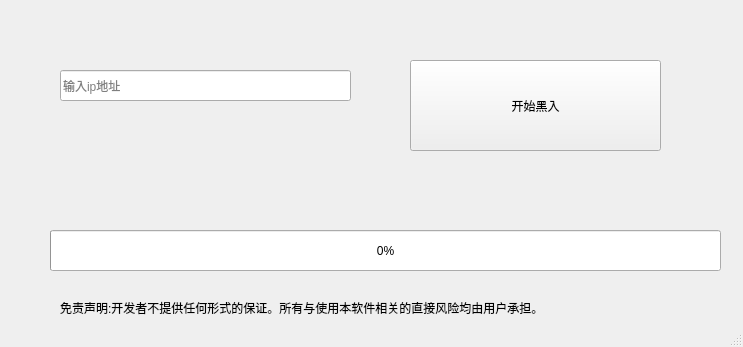
<?xml version="1.0" encoding="UTF-8"?>
<ui version="4.0">
 <class>MainWindow</class>
 <widget class="QMainWindow" name="MainWindow">
  <property name="geometry">
   <rect>
    <x>0</x>
    <y>0</y>
    <width>743</width>
    <height>347</height>
   </rect>
  </property>
  <property name="windowTitle">
   <string>MainWindow</string>
  </property>
  <widget class="QWidget" name="centralwidget">
   <widget class="QProgressBar" name="progressBar">
    <property name="geometry">
     <rect>
      <x>50</x>
      <y>230</y>
      <width>671</width>
      <height>41</height>
     </rect>
    </property>
    <property name="value">
     <number>0</number>
    </property>
   </widget>
   <widget class="QLabel" name="label">
    <property name="geometry">
     <rect>
      <x>60</x>
      <y>120</y>
      <width>311</width>
      <height>81</height>
     </rect>
    </property>
    <property name="text">
     <string/>
    </property>
   </widget>
   <widget class="QPushButton" name="pushButton">
    <property name="geometry">
     <rect>
      <x>410</x>
      <y>60</y>
      <width>251</width>
      <height>91</height>
     </rect>
    </property>
    <property name="text">
     <string>开始黑入</string>
    </property>
   </widget>
   <widget class="QLineEdit" name="lineEdit">
    <property name="geometry">
     <rect>
      <x>60</x>
      <y>70</y>
      <width>291</width>
      <height>31</height>
     </rect>
    </property>
    <property name="text">
     <string/>
    </property>
    <property name="placeholderText">
     <string>输入ip地址</string>
    </property>
   </widget>
   <widget class="QLabel" name="label_2">
    <property name="geometry">
     <rect>
      <x>60</x>
      <y>300</y>
      <width>621</width>
      <height>16</height>
     </rect>
    </property>
    <property name="text">
     <string>免责声明:开发者不提供任何形式的保证。所有与使用本软件相关的直接风险均由用户承担。</string>
    </property>
   </widget>
  </widget>
  <widget class="QStatusBar" name="statusbar"/>
 </widget>
 <resources/>
 <connections/>
</ui>
